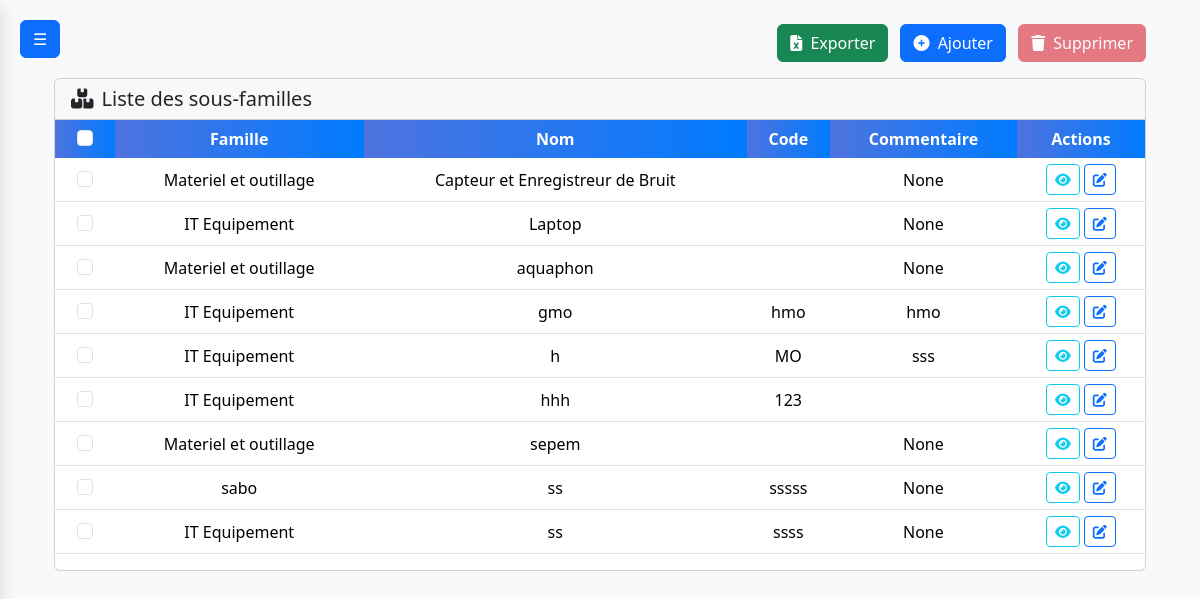
Screenshot of /sous-famille (signed in) with the database file from the repository.
### main.py (models this page shows)
class SousFamille(db.Model):
    __tablename__ = "sous_famille"
    id = db.Column(db.Integer, primary_key=True)
    nom = db.Column(db.String(100), nullable=False)
    code = db.Column(db.String(50))
    code_barres = db.Column(db.String(100))
    unite = db.Column(db.String(50))
    description = db.Column(db.Text)
    commentaire = db.Column(db.String(255))
    image = db.Column(db.String(200))
    famille_id = db.Column(db.Integer, db.ForeignKey("famille.id"), nullable=False)
    famille = db.relationship("Famille", back_populates="sous_familles")

class Famille(db.Model):
    __tablename__ = "famille"   # Explicit table name (important!)
    id = db.Column(db.Integer, primary_key=True)
    nom = db.Column(db.String(200), nullable=False)
    code = db.Column(db.String(80))
    type = db.Column(db.String(80))
    departement = db.Column(db.String(80))
    description = db.Column(db.String(500))
    sous_familles = db.relationship("SousFamille", back_populates="famille", lazy=True)

### main.py (the view, shortened to what this page needs)
@app.route('/sous-famille', methods=['GET', 'POST'])
@login_required
def sous_famille_list():
    sous_familles = SousFamille.query.order_by(SousFamille.nom.asc()).all()
    return render_template('sous_famille.html', sous_familles=sous_familles)

### main.py (called while the page is built)
@login_manager.user_loader
def load_user(user_id):
    return db.session.get(User, int(user_id))

### templates/sous_famille.html (shortened to what this page needs)
{% extends "base.html" %}
{% block styles %}
<link rel="stylesheet" href="{{ url_for('static', filename='clients.css') }}">
{% endblock %}
{% block content %}
<div class="container-fluid">
    <div class="page-header d-flex justify-content-between align-items-center mb-3">
        <div>
            <a href="javascript:void(0)" id="exportBtn" class="btn btn-success me-2">
                <i class="fas fa-file-excel me-1"></i> Exporter
            </a>
            <a href="{{ url_for('sous_famille_add') }}" class="btn btn-primary me-2">
                <i class="fas fa-plus-circle me-1"></i> Ajouter
            </a>
            <button id="bulkDeleteBtn" class="btn btn-danger" disabled>
                <i class="fas fa-trash me-1"></i> Supprimer
            </button>
        </div>
    </div>
    <div class="card">
        <div class="card-header">
            <h5 class="mb-0"><i class="fas fa-boxes me-2"></i>Liste des sous-familles</h5>
        </div>
        <div class="card-body p-0">
            <form id="sousFamilleForm" method="POST">
                <div class="table-responsive">
                    <table class="table table-hover mui-table">
                        <thead>
                            <tr>
                                <th>
                                    <div class="form-check d-flex justify-content-center">
                                        <input class="form-check-input" type="checkbox" id="selectAll">
                                    </div>
                                </th>
                                <th>Famille</th>
                                <th>Nom</th>
                                <th>Code</th>
                                <th>Commentaire</th>
                                <th>Actions</th>
                            </tr>
                        </thead>
                        <tbody>
                            {% for sf in sous_familles %}
                            <tr>
                                <td>
                                    <div class="form-check d-flex justify-content-center">
                                        <input class="form-check-input row-checkbox" type="checkbox" name="sous_famille_ids" value="{{ sf.id }}">
                                    </div>
                                </td>
                                <td>{{ sf.famille.nom }}</td>
                                <td>{{ sf.nom }}</td>
                                <td>{{ sf.code }}</td>
                                <td>{{ sf.commentaire }}</td>
                                <td>
                                    <div class="d-flex gap-1 justify-content-center">
                                        <button type="button" class="btn btn-sm btn-outline-info view-sousfamille-btn"
        data-bs-toggle="modal" data-bs-target="#viewSousFamilleModal"
        data-id="{{ sf.id }}"
        data-famille="{{ sf.famille.nom if sf.famille else '' }}"
        data-nom="{{ sf.nom }}"
        data-code="{{ sf.code }}"
        data-description="{{ sf.commentaire }}"
        title="Visualiser">
    <i class="fas fa-eye"></i>
</button>
                                        <a href="{{ url_for('sous_famille_edit', id=sf.id) }}" class="btn btn-sm btn-outline-primary" title="Modifier">
                                            <i class="fas fa-edit"></i>
                                        </a>
                                    </div>
                                </td>
                            </tr>
                            {% endfor %}
                        </tbody>
                    </table>
                </div>
            </form>
        </div>
    </div>
</div>
{% endblock %}

### templates/base.html (shortened to what this page needs)
<!DOCTYPE html>
<html lang="en">
<head>
    <link href="https://cdn.jsdelivr.net/npm/bootstrap@5.3.3/dist/css/bootstrap.min.css" rel="stylesheet"/>
    <link rel="stylesheet" href="https://cdnjs.cloudflare.com/ajax/libs/font-awesome/6.4.0/css/all.min.css"/>
    <link rel="stylesheet" href="{{ url_for('static', filename='styles.css') }}"/>
    <link rel="stylesheet" href="{{ url_for('static', filename='clients.css') }}"/>
    {% block styles %}{% endblock %}
</head>
<body class="bg-light">
    {% if current_user.is_authenticated %}
        {% include 'navbar.html' %}
    {% endif %}
    <main class="container mt-4">
        {% block content %}{% endblock %}
    </main>
</body>
</html>

### templates/navbar.html (shortened to what this page needs)
<button id="toggleNavbar" class="btn btn-primary position-fixed"
        style="top: 20px; left: 20px; z-index: 1051;">☰</button>
<link href="https://cdn.jsdelivr.net/npm/bootstrap-icons@1.10.5/font/bootstrap-icons.css" rel="stylesheet">

### static/clients.css (style rules this page uses)
:root { --primary-color: #4e73df; --secondary-color: #f8f9fc; --hover-color: #f1f3f9; --border-color: #e3e6f0; --text-muted: #6c757d; }
body { background-color: #f8f9fa; font-family: 'Segoe UI', Tahoma, Geneva, Verdana, sans-serif; }
.page-header { display: flex; justify-content: space-between; align-items: center; margin-bottom: 1rem; }
.table thead th { background: linear-gradient(90deg, rgba(78,115,223,1) 0%, rgba(0,123,255,1) 100%); color: #fff; border: none; vertical-align: middle; font-weight: 600; }
.table td, .table th { vertical-align: middle; }
.table td, .table th { vertical-align: middle; padding: 6px 8px; }

### templates/sous_famille.html (style rules this page uses)
.mui-table th, .mui-table td { vertical-align: middle; text-align: center; }
.mui-table th { background-color: #f5f5f5; font-weight: 600; }

### rows the page displays
SousFamille: famille.nom "Materiel et outillage", nom "Capteur et Enregistreur de Bruit", commentaire "None"
SousFamille: famille.nom "IT Equipement", nom "Laptop", commentaire "None"
SousFamille: famille.nom "Materiel et outillage", nom "aquaphon", commentaire "None"
SousFamille: famille.nom "IT Equipement", nom "gmo", code "hmo", commentaire "hmo"
SousFamille: famille.nom "IT Equipement", nom "h", code "MO", commentaire "sss"
SousFamille: famille.nom "IT Equipement", nom "hhh", code "123"
SousFamille: famille.nom "Materiel et outillage", nom "sepem", commentaire "None"
SousFamille: famille.nom "sabo", nom "ss", code "sssss", commentaire "None"
SousFamille: famille.nom "IT Equipement", nom "ss", code "ssss", commentaire "None"
